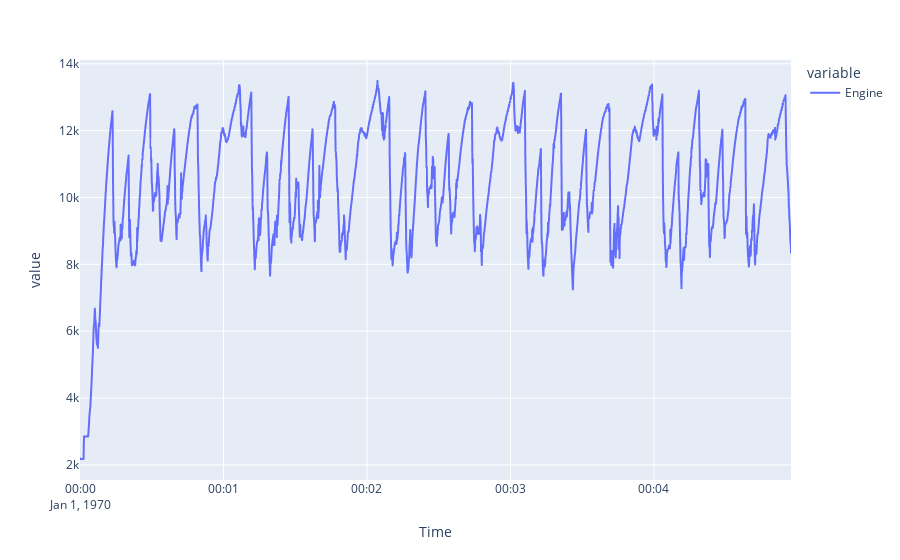

This figure's notebook cell:
### Code cell
df["Engine"].plot()

### Figure 1 — Plotly figure (JSON) as saved in the notebook; plotly's stock layout.template omitted (floating-point values rounded to 4 significant figures; data arrays with more than 128 entries replaced by an {"elided": "..."} marker saying what was removed)
{"data": [{"hovertemplate": "variable=Engine<br>Time=%{x}<br>value=%{y}<extra></extra>", "legendgroup": "Engine", "line": {"color": "#636efa", "dash": "solid"}, "marker": {"symbol": "circle"}, "mode": "lines", "name": "Engine", "showlegend": true, "type": "scattergl", "x": {"elided": "2974 str values"}, "xaxis": "x", "y": {"elided": "2974 int values"}, "yaxis": "y"}], "layout": {"legend": {"title": {"text": "variable"}, "tracegroupgap": 0}, "margin": {"t": 60}, "xaxis": {"anchor": "y", "domain": [0, 1], "title": {"text": "Time"}}, "yaxis": {"anchor": "x", "domain": [0, 1], "title": {"text": "value"}}}}
